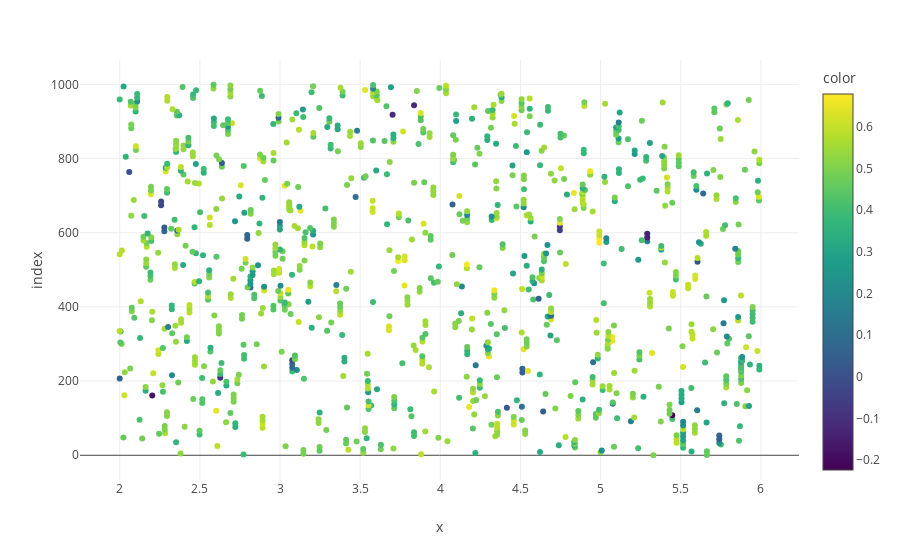

Notebook source saved alongside this figure:
### Code cell
px.scatter(resDF.parSMA,resDF.parCapR,color=resDF.like1,template='none')

### Figure 1 — Plotly figure (JSON) as saved in the notebook; plotly's stock layout.template omitted (floating-point values rounded to 4 significant figures; data arrays with more than 128 entries replaced by an {"elided": "..."} marker saying what was removed)
{"data": [{"hovertemplate": "x=%{x}<br>index=%{y}<br>color=%{marker.color}<extra></extra>", "legendgroup": "", "marker": {"color": {"elided": "1000 float values"}, "coloraxis": "coloraxis", "symbol": "circle"}, "mode": "markers", "name": "", "orientation": "h", "showlegend": false, "type": "scatter", "x": {"elided": "1000 float values"}, "xaxis": "x", "y": {"elided": "1000 int values"}, "yaxis": "y"}], "layout": {"coloraxis": {"colorbar": {"title": {"text": "color"}}, "colorscale": [[0, "#440154"], [0.1111, "#482878"], [0.2222, "#3e4989"], [0.3333, "#31688e"], [0.4444, "#26828e"], [0.5556, "#1f9e89"], [0.6667, "#35b779"], [0.7778, "#6ece58"], [0.8889, "#b5de2b"], [1, "#fde725"]]}, "legend": {"tracegroupgap": 0}, "margin": {"t": 60}, "xaxis": {"anchor": "y", "domain": [0, 1], "title": {"text": "x"}}, "yaxis": {"anchor": "x", "domain": [0, 1], "title": {"text": "index"}}}}
